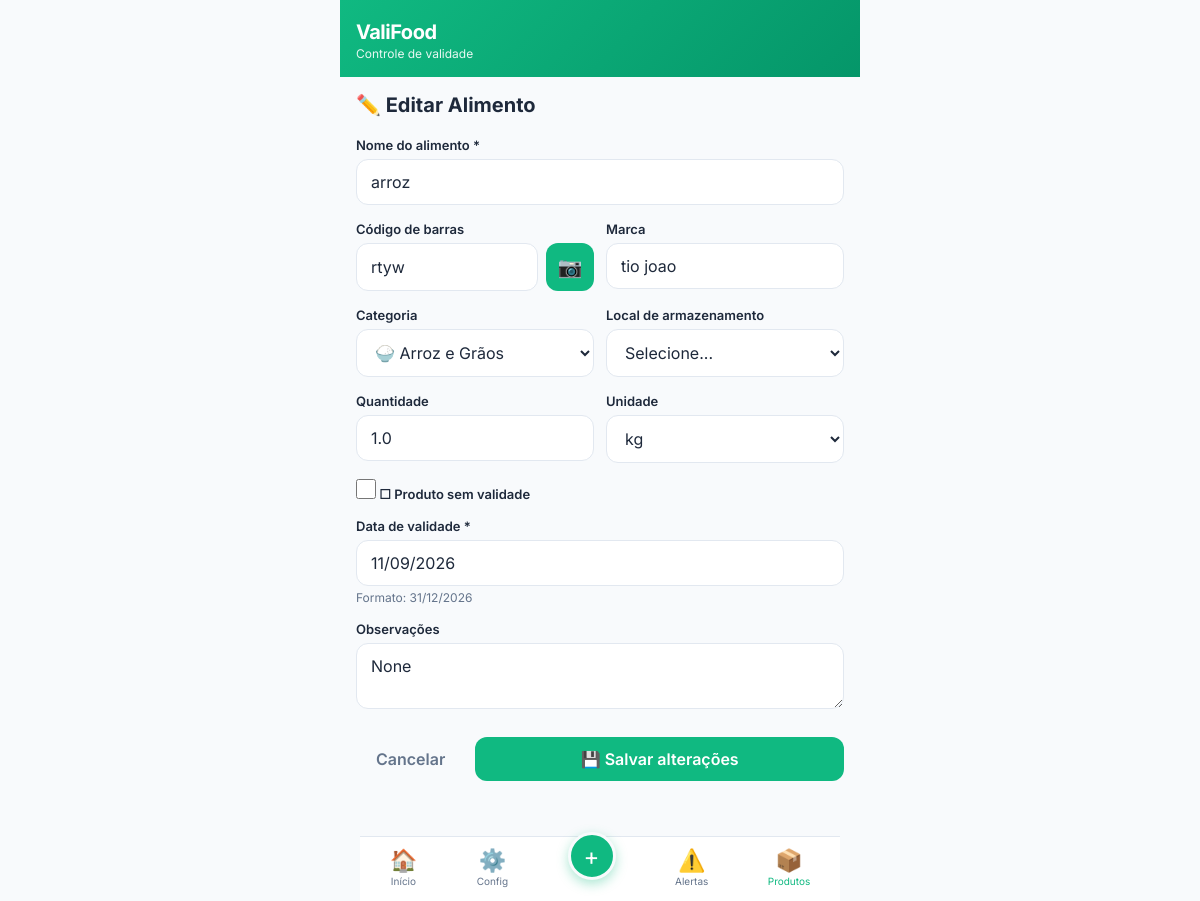
Screenshot of /produtos/1/editar (signed in) with the database file from the repository.
### app/models.py (models this page shows, shortened)
class Product(db.Model):
    __tablename__ = 'products'
    id = db.Column(db.Integer, primary_key=True)
    user_id = db.Column(db.Integer, db.ForeignKey('users.id'), nullable=False)
    barcode = db.Column(db.String(50), nullable=True)
    name = db.Column(db.String(150), nullable=False)
    brand = db.Column(db.String(100), nullable=True)
    category_id = db.Column(db.Integer, db.ForeignKey('categories.id'), nullable=True)
    quantity = db.Column(db.Float, default=1)
    unit = db.Column(db.String(20), default='unidade')
    purchase_date = db.Column(db.Date, nullable=True)
    expiration_date = db.Column(db.Date, nullable=True)
    no_expiration = db.Column(db.Boolean, default=False)
    storage_location_id = db.Column(db.Integer, db.ForeignKey('storage_locations.id'), nullable=True)
    notes = db.Column(db.Text, nullable=True)
    image = db.Column(db.String(255), nullable=True)
    created_at = db.Column(db.DateTime, default=lambda: datetime.now(pytz.timezone('America/Sao_Paulo')))
    updated_at = db.Column(db.DateTime, default=lambda: datetime.now(pytz.timezone('America/Sao_Paulo')), onupdate=lambda: datetime.now(pytz.timezone('America/Sao_Paulo')))
    active = db.Column(db.Boolean, default=True)

class Category(db.Model):
    __tablename__ = 'categories'
    id = db.Column(db.Integer, primary_key=True)
    name = db.Column(db.String(50), nullable=False)
    icon = db.Column(db.String(10), default='📦')
    color = db.Column(db.String(20), default='#6366f1')
    user_id = db.Column(db.Integer, db.ForeignKey('users.id'), nullable=True)
    created_at = db.Column(db.DateTime, default=lambda: datetime.now(pytz.timezone('America/Sao_Paulo')))
    products = db.relationship('Product', backref='category', lazy='dynamic')

### app/routes/products.py (the view, shortened to what this page needs)
@bp.route('/produtos/<int:id>/editar', methods=['GET', 'POST'])
@login_required
def edit(id):
    product = Product.query.filter_by(id=id, user_id=current_user.id).first_or_404()
    categories = Category.query.filter(
        (Category.user_id == current_user.id) | (Category.user_id == None)
    ).all()
    return render_template('product_form.html',
        product=product,
        categories=categories,
        locations=STORAGE_LOCATIONS
    )

### app/templates/product_form.html (shortened to what this page needs)
{% extends "base.html" %}
{% block content %}
<div class="form-page">
    <div class="page-header">
        <h2>{% if product %}✏️ Editar{% else %}➕ Novo{% endif %} Alimento</h2>
    </div>
    {% if barcode and existing %}
    <div class="existing-product">
        <div class="existing-header">
            <span class="existing-icon">📦</span>
            <div>
                <h3>Produto já cadastrado</h3>
                <p>{{ existing.name }} — {{ existing.quantity|int }} {{ existing.unit }}</p>
            </div>
        </div>
        <div class="existing-actions">
            <form method="POST" action="{{ url_for('products.add_stock', id=existing.id) }}" class="inline-form">
                <input type="hidden" name="amount" value="1">
                <button type="submit" class="btn btn-primary">➕ Adicionar estoque</button>
            </form>
            <a href="{{ url_for('products.edit', id=existing.id) }}" class="btn btn-secondary">✏️ Editar</a>
            <a href="{{ url_for('dashboard.index') }}" class="btn btn-ghost">Cancelar</a>
        </div>
    </div>
    {% else %}
    <form method="POST" class="product-form" id="product-form">
        <div class="form-group">
            <label for="name">Nome do alimento *</label>
            <input type="text" id="name" name="name" required
                   value="{{ product.name if product else '' }}"
                   placeholder="Ex: Arroz Branco" autocomplete="off">
        </div>
        <div class="form-row">
            <div class="form-group">
                <label for="barcode">Código de barras</label>
                <div class="barcode-input-group">
                    <input type="text" id="barcode" name="barcode"
                           value="{{ product.barcode if product else (barcode or '') }}"
                           placeholder="7891234567890" autocomplete="off">
                    <button type="button" class="btn btn-scan" onclick="openScannerModal('barcode')" title="Escanear código de barras">
                        📷
                    </button>
                </div>
            </div>
            <div class="form-group">
                <label for="brand">Marca</label>
                <input type="text" id="brand" name="brand"
                       value="{{ product.brand if product else '' }}"
                       placeholder="Ex: Tio João">
            </div>
        </div>
        <div class="form-row">
            <div class="form-group">
                <label for="category_id">Categoria</label>
                <select id="category_id" name="category_id">
                    {% for cat in categories %}
                    <option value="{{ cat.id }}" {% if product and product.category_id == cat.id %}selected{% endif %}>
                        {{ cat.icon }} {{ cat.name }}
                    </option>
                    {% endfor %}
                </select>
            </div>
            <div class="form-group">
                <label for="location_id">Local de armazenamento</label>
                <select id="location_id" name="location_id">
                    <option value="">Selecione...</option>
                </select>
            </div>
        </div>
        <div class="form-row">
            <div class="form-group">
                <label for="quantity">Quantidade</label>
                <input type="number" id="quantity" name="quantity" step="0.01" min="0"
                       value="{{ product.quantity if product else '1' }}">
            </div>
            <div class="form-group">
                <label for="unit">Unidade</label>
                <select id="unit" name="unit">
                    {% set units = ['unidade', 'pacote', 'caixa', 'kg', 'g', 'litro', 'ml', 'garrafa', 'lata', 'pote', 'outro'] %}
                    {% for u in units %}
                    <option value="{{ u }}" {% if product and product.unit == u %}selected{% elif not product and u == 'unidade' %}selected{% endif %}>{{ u }}</option>
                    {% endfor %}
                </select>
            </div>
        </div>
        <div class="form-group">
            <label class="checkbox-label">
                <input type="checkbox" id="no_expiration" name="no_expiration"
                       {% if product and product.no_expiration %}checked{% endif %}>
                <span>☐ Produto sem validade</span>
            </label>
        </div>
        <div class="form-group" id="expiration-group">
            <label for="expiration_date">Data de validade *</label>
            <input type="text" id="expiration_date" name="expiration_date"
                   value="{{ product.expiration_date.strftime('%d/%m/%Y') if product and product.expiration_date else '' }}"
                   placeholder="DD/MM/AAAA" maxlength="10"
                   {% if not product or not product.no_expiration %}required{% endif %}>
            <small>Formato: 31/12/2026</small>
        </div>
        <div class="form-group">
            <label for="notes">Observações</label>
            <textarea id="notes" name="notes" rows="2"
                      placeholder="Opcional">{{ product.notes if product else '' }}</textarea>
        </div>
        <div class="form-actions">
            <a href="{{ url_for('dashboard.index') }}" class="btn btn-ghost">Cancelar</a>
            <button type="submit" class="btn btn-primary btn-block">
                {% if product %}💾 Salvar alterações{% else %}💾 Cadastrar alimento{% endif %}
            </button>
        </div>
    </form>
    {% endif %}
</div>
{% endblock %}

### app/static/css/style.css (style rules this page uses)
:root { --primary: #10b981; --primary-dark: #059669; --danger: #ef4444; --warning: #f59e0b; --info: #3b82f6; --success: #22c55e; --bg: #f8fafc; --surface: #ffffff; --text: #1e293b; --text-secondary: #64748b; --border: #e2e8f0; --radius: 16px; --radius-sm: 12px; --shadow: 0 1px 3px rgba(0,0,0,0.08); --shadow-lg: 0 10px 25px rgba(0,0,0,0.1); }
* { margin: 0; padding: 0; box-sizing: border-box; -webkit-tap-highlight-color: transparent; }
html, body { font-family: 'Inter', -apple-system, BlinkMacSystemFont, sans-serif; background: var(--bg); color: var(--text); height: 100%; overflow-x: hidden; -webkit-font-smoothing: antialiased; }
.form-group { margin-bottom: 16px; }
.form-group label { display: block; font-size: 0.8125rem; font-weight: 600; margin-bottom: 6px; color: var(--text); }
.form-group input, .form-group select, .form-group textarea { width: 100%; padding: 12px 14px; border: 1.5px solid var(--border); border-radius: var(--radius-sm); font-size: 1rem; font-family: inherit; background: var(--surface); color: var(--text); transition: border-color 0.2s; }
.form-group small { font-size: 0.75rem; color: var(--text-secondary); margin-top: 4px; display: block; }
.form-row { display: grid; grid-template-columns: 1fr 1fr; gap: 12px; }
.form-page { padding-bottom: 24px; }
.page-header { margin-bottom: 20px; }
.page-header h2 { font-size: 1.25rem; font-weight: 700; }
.form-actions { display: flex; gap: 10px; margin-top: 24px; }
.checkbox-label { display: flex; align-items: center; gap: 8px; font-size: 0.9375rem; cursor: pointer; }
.checkbox-label input { width: 20px; height: 20px; accent-color: var(--primary); }
.btn { display: inline-flex; align-items: center; justify-content: center; gap: 6px; padding: 12px 20px; border: none; border-radius: var(--radius-sm); font-size: 1rem; font-weight: 600; font-family: inherit; cursor: pointer; transition: all 0.2s; text-decoration: none; }
.btn-primary { background: var(--primary); color: white; }
.btn-ghost { background: transparent; color: var(--text-secondary); }
.btn-block { width: 100%; }
.btn-scan { width: 48px; height: 48px; padding: 0; background: var(--primary); color: white; border-radius: var(--radius-sm); font-size: 1.25rem; flex-shrink: 0; }
.barcode-input-group { display: flex; gap: 8px; }
.barcode-input-group input { flex: 1; }

### rows the page displays
Product: name "arroz", barcode "rtyw", brand "tio joao", category_id "🍚 Arroz e Grãos", quantity "1.0", unit "kg", expiration_date "11/09/2026", notes "None"
